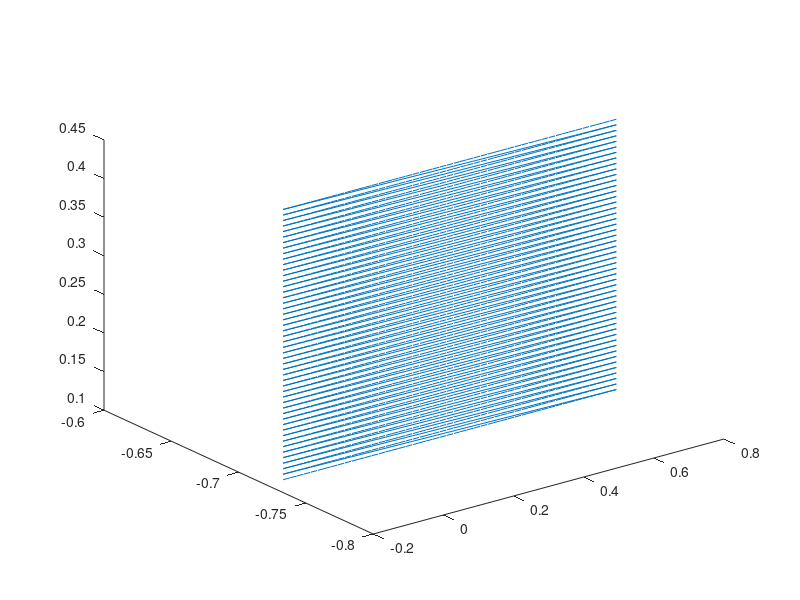

This chart was generated by the following MATLAB code:
% clf;
% CreateEnvironment();
% arm = HumanArm;
% arm.model.base = transl(0.5,-1.3,0.2);
% arm.model.animate(0.25);
% 
gridSize = 50;
x = linspace(-0.15,0.8,gridSize)';
y1 = -0.72;
z = linspace(0.1,0.45,gridSize)';

gridLeft= nan(gridSize^2,3);

gridLeft(:,1) = repmat(x,gridSize,1);
gridLeft(:,2) = ones(gridSize^2,1)*y1;

for i = 1:gridSize
    gridLeft(1+gridSize*(i-1):gridSize*i,3) = z(i);
end

h = plot3(gridLeft(:,1),gridLeft(:,2),gridLeft(:,3));

% algebraicDist = GetAlgebraicDist(updatedCubePoints, centerPoint, radii);
% pointsInside = find(algebraicDist < 1);


